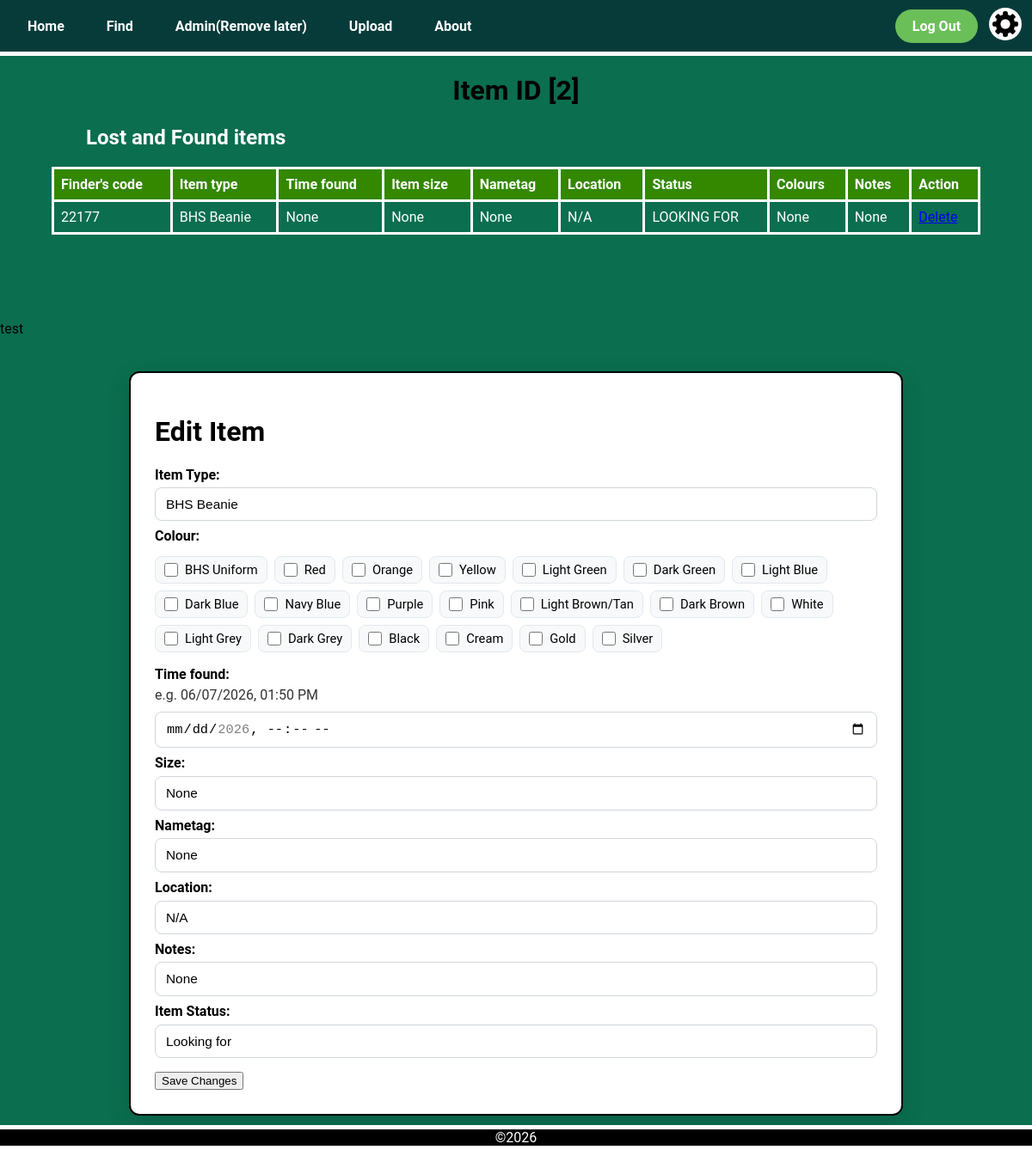
Page /item/2 (signed in) on the earlier database version.
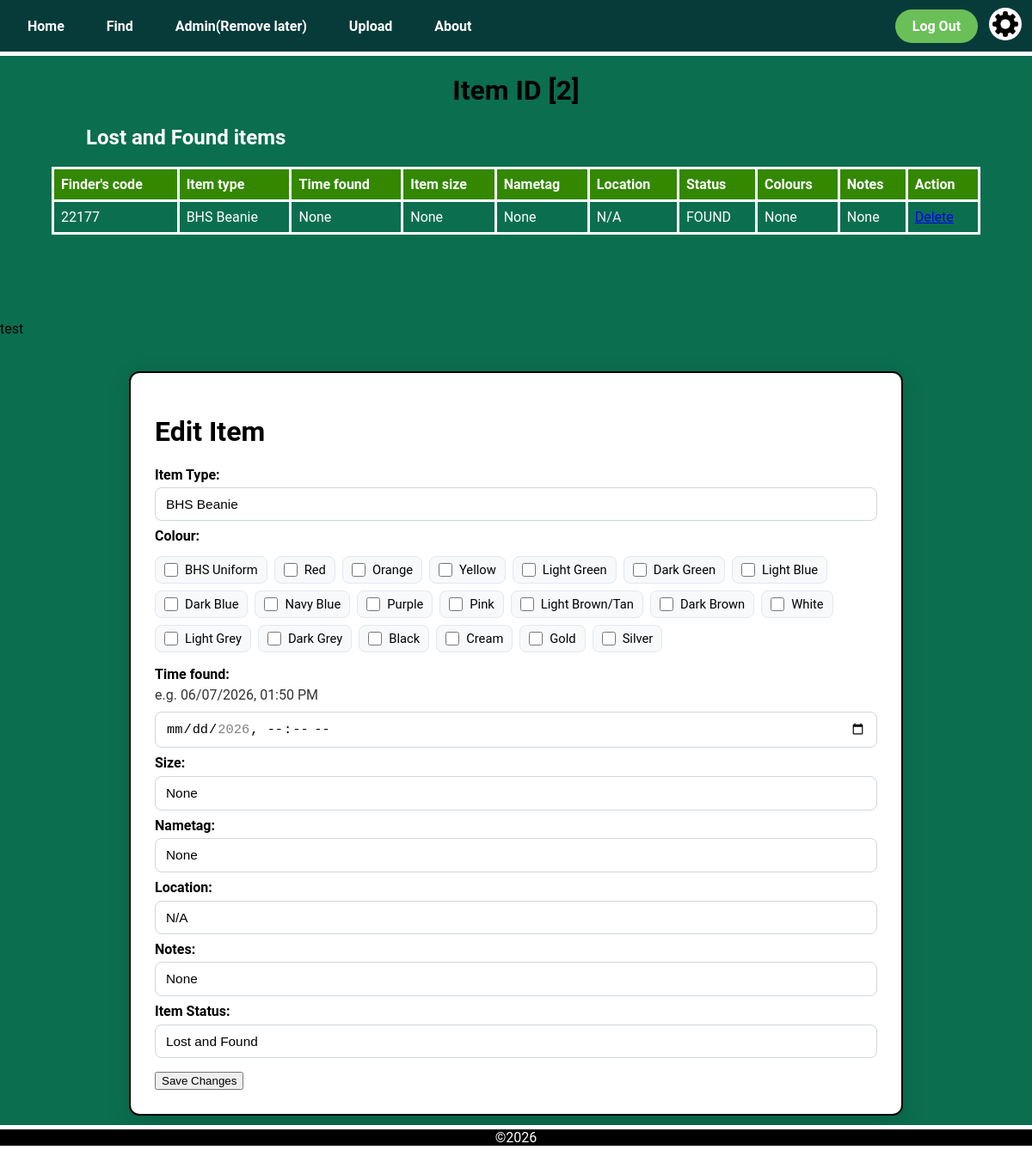
Same page on the later database version.
### app.py (models this page shows)
class LostItem(db.Model):
    __tablename__ = 'lost_item'
    item_id = db.Column(db.Integer, primary_key=True)
    finder_id = db.Column(db.String(6), db.ForeignKey('user.user_id'))
    item_type = db.Column(db.String(50))
    time_found = db.Column(db.String(50))
    size = db.Column(db.String(50))
    nametag = db.Column(db.String(50))
    location = db.Column(db.String(50))
    status = db.Column(db.String(50))
    notes = db.Column(db.String(50))
    colours = db.relationship('Colour', secondary='lostitem_colour', backref='lost_items')

### app.py (the view, shortened to what this page needs)
@app.route('/item/<int:item_id>', methods=['GET', 'POST'])
@login_required
def item(item_id):
    item = LostItem.query.get_or_404(item_id)
    if current_user.clearance > 1:   # Clearance check, Admin or Finder only
        if current_user.school_code != str(item.finder_id):
            print('aborted')
            abort(404)
    items = [item]
    colour_names = [colour.name for colour in item.colours]
    return render_template('item.html', title='Edit Item', items=items, colour_names=colour_names, item_id=item_id)

### app.py (called while the page is built)
@login_manager.user_loader
def load_user(user_id):
    return User.query.get(int(user_id))

@app.context_processor
def inject_variables():
    return dict(show_footer=True,
                logged_in = current_user.is_authenticated,
                min_time = "2026-01-01T00:00",
                current_time = datetime.now().strftime("%Y-%m-%dT%H:%M")
                )

@app.before_request
def before_request():
    if request.endpoint in ['logout', 'static']:
        return
    if current_user.is_authenticated is True and current_user.clearance == 4:
        return render_template("error.html",
                                    title="Forbidden",
                                    error_title="Your account has been disabled",
                                    error_message="Please contact an admin")

### templates/item.html (shortened to what the changed rows need)
{% extends "layout.html" %}
{% block content %}
<h1 class="title">Item ID [{{item_id}}]</h1>
{% for item in items %}
<table class="item_info_table">
  <h2 class="sub_heading">Lost and Found items</h2>
    <tr>
      <th class="item_info_header">Finder's code</th>
      <th class="item_info_header">Item type</th>
      <th class="item_info_header">Time found</th>
      <th class="item_info_header">Item size</th>
      <th class="item_info_header">Nametag</th>
      <th class="item_info_header">Location</th>
      <th class="item_info_header">Status</th>
      <th class="item_info_header">Colours</th>
      <th class="item_info_header">Notes</th>
      <th class="item_info_header">Action</th>
    </tr>
    <tr class="item_info_row">
      <td>{{item.finder_id}}</td>
      <td>{{item.item_type}}</td>
      <td>
        {% if item.time_found is not none %}
          ({{ item.time_found[11:16] }})<br>{{ item.time_found[8:10] }}/{{ item.time_found[5:7] }}/{{ item.time_found[0:4] }}
        {% else %}
          {{item.time_found}}
        {% endif %}
      </td>
      <td>{{item.size}}</td>
      <td>{{item.nametag}}</td>
      <td>{{item.location}}</td>
      <td>{{item.status}}</td>
      <td>
        {% if colour_names %}
            {% for colour in colour_names %}
              {{ colour }},
            {% endfor %}
        {% else %}
          None
        {% endif %}
      </td>
      <td>{{item.notes}}</td>
      <td class="edit_item_button">
        <a href="/item/{{item.item_id}}/delete">Delete</a>
      </td>
    </tr>
</table>
<div class="match_button">
    test
</div>
<form method="post" action="/item/{{item.item_id}}">
    <div class="upload_form">
        <h1>Edit Item</h1>
        <h2 class="upload_form_subtitle">Item Type:</h2>
        <select name="item_type" class="upload_type_dropdown">
            <option value="BHS Beanie" {% if item.item_type == 'BHS Beanie' %}selected{% endif %}>BHS Beanie</option>
        </select>
        <h2 class="upload_form_subtitle">Colour:</h2>
        <fieldset class='upload_colour_selection'>
            <label>
                <input type="checkbox" name="colours[]" value="BHS Uniform" {% if 'BHS Uniform' in colour_names %}checked{% endif %}> BHS Uniform
            </label>
            <label>
                <input type="checkbox" name="colours[]" value="Red" {% if 'Red' in colour_names %}checked{% endif %}> Red
            </label>
            <label>
                <input type="checkbox" name="colours[]" value="Orange" {% if 'Orange' in colour_names %}checked{% endif %}> Orange
            </label>
            <label>
                <input type="checkbox" name="colours[]" value="Yellow" {% if 'Yellow' in colour_names %}checked{% endif %}> Yellow
            </label>
            <label>
                <input type="checkbox" name="colours[]" value="Light Green" {% if 'Light Green' in colour_names %}checked{% endif %}> Light Green
            </label>
            <label>
                <input type="checkbox" name="colours[]" value="Dark Green" {% if 'Dark Green' in colour_names %}checked{% endif %}> Dark Green
            </label>
            <label>
                <input type="checkbox" name="colours[]" value="Light Blue" {% if 'Light Blue' in colour_names %}checked{% endif %}> Light Blue
            </label>
            <label>
                <input type="checkbox" name="colours[]" value="Dark Blue" {% if 'Dark Blue' in colour_names %}checked{% endif %}> Dark Blue
            </label>
            <label>
                <input type="checkbox" name="colours[]" value="Navy Blue" {% if 'Navy Blue' in colour_names %}checked{% endif %}> Navy Blue
            </label>
            <label>
                <input type="checkbox" name="colours[]" value="Light Purple" {% if 'Purple' in colour_names %}checked{% endif %}> Purple
            </label>
            <label>
                <input type="checkbox" name="colours[]" value="Pink" {% if 'Pink' in colour_names %}checked{% endif %}> Pink
            </label>
            <label>
                <input type="checkbox" name="colours[]" value="Light Brown/Tan" {% if 'Light Brown/Tan' in colour_names %}checked{% endif %}> Light Brown/Tan
            </label>
            <label>
                <input type="checkbox" name="colours[]" value="Dark Brown" {% if 'Dark Brown' in colour_names %}checked{% endif %}> Dark Brown
            </label>
            <label>
                <input type="checkbox" name="colours[]" value="White" {% if 'White' in colour_names %}checked{% endif %}> White
            </label>
            <label>
                <input type="checkbox" name="colours[]" value="Light Grey" {% if 'Light Grey' in colour_names %}checked{% endif %}> Light Grey
            </label>
            <label>
                <input type="checkbox" name="colours[]" value="Dark Grey" {% if 'Dark Grey' in colour_names %}checked{% endif %}> Dark Grey
            </label>
            <label>
                <input type="checkbox" name="colours[]" value="Black" {% if 'Black' in colour_names %}checked{% endif %}> Black
            </label>
            <label>
                <input type="checkbox" name="colours[]" value="Cream" {% if 'Cream' in colour_names %}checked{% endif %}> Cream
            </label>
            <label>
                <input type="checkbox" name="colours[]" value="Gold" {% if 'Gold' in colour_names %}checked{% endif %}> Gold
            </label>
            <label>
                <input type="checkbox" name="colours[]" value="Silver" {% if 'Silver' in colour_names %}checked{% endif %}> Silver
            </label>
        </fieldset>
        <h2 class="upload_form_subtitle">Time found:</h2>
        <p> e.g. 06/07/2026, 01:50 PM</p>
        <input class='upload_datetime' type="datetime-local" name="time_found" value="{{item.time_found}}" min="{{min_time}}" max="{{current_time}}">
        <h2 class="upload_form_subtitle">Size:</h2>
        <input class='upload_text_box' type="text" name="size" maxlength="10" value="{{item.size}}">
        <h2 class="upload_form_subtitle">Nametag:</h2>
        <input type="text" name="nametag" value="{{item.nametag}}">
        <h2 class="upload_form_subtitle">Location:</h2>
        <select name="location" class="upload_type_dropdown">
            <option value="N/A">N/A</option>
        </select>
        <h2 class="upload_form_subtitle">Notes:</h2>
        <input class='upload_text_box' type="text" name="notes" value="{{item.notes}}">
        <h2 class="upload_form_subtitle">Item Status:</h2>
        <select name="item_status" class="upload_type_dropdown">
            <option value="LOST AND FOUND" {% if item.status == 'LOST AND FOUND' %}selected{% endif %}>Lost and Found</option>
            <option value="LOOKING FOR" {% if item.status == 'LOOKING FOR' %}selected{% endif %}>Looking for</option>
        </select>
        <input class='upload_submit_button' type="submit" value="Save Changes">
    </div>
</form>
{% endfor  %}
{% endblock %}

Differences in the rows shown:
changed LostItem "BHS Beanie": status "LOOKING FOR" → "FOUND"; item_status "Looking for" → "Lost and Found"
